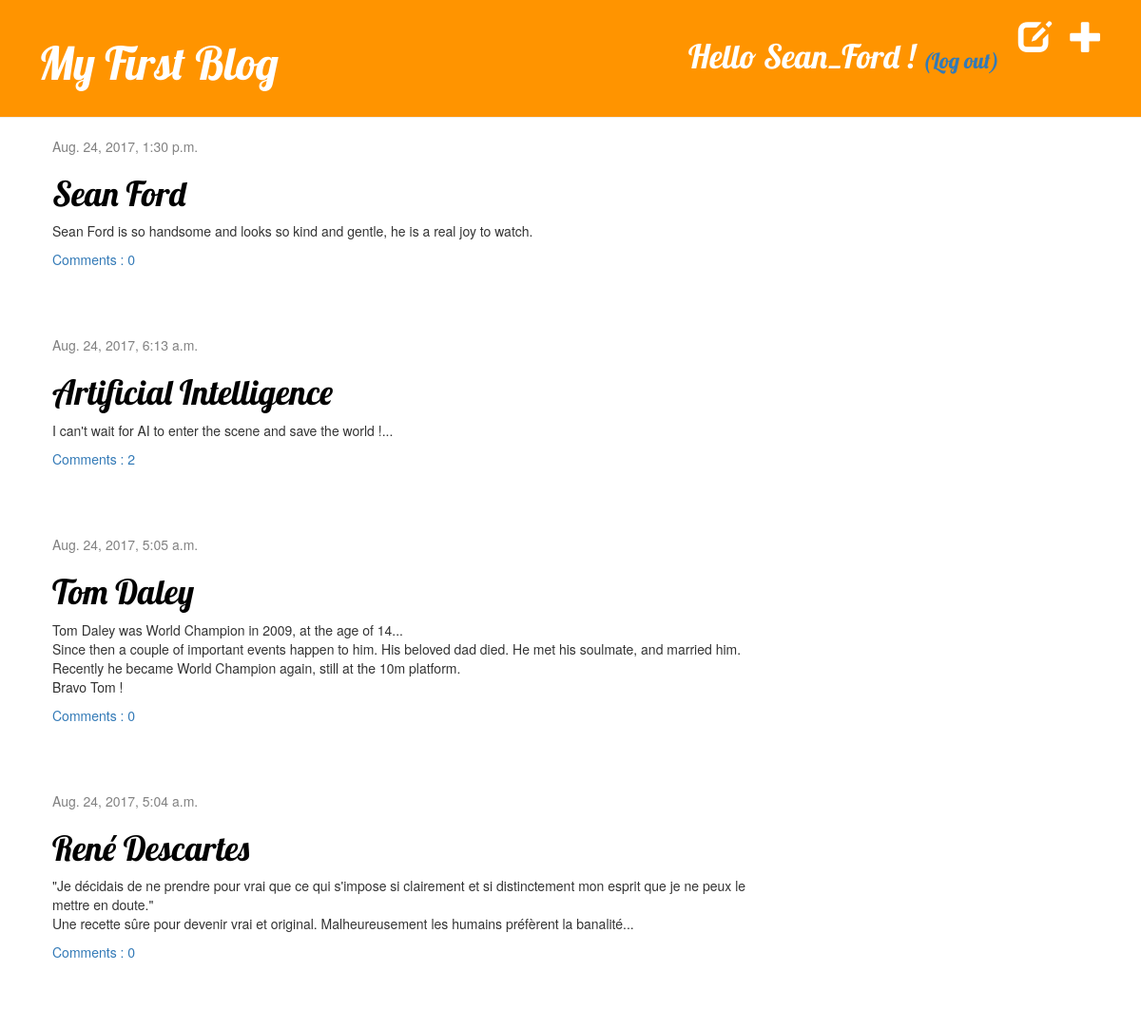
Screenshot of / (signed in) with the database file from the repository.
### blog/models.py (models this page shows, shortened)
class Post(models.Model) :
    author = models.ForeignKey('auth.User')
    title = models.CharField(max_length=200)
    text = models.TextField()
    created_date = models.DateTimeField(default=timezone.now)
    published_date = models.DateTimeField(blank=True, null=True)
    def approved_comments(self) :
        return self.comments.filter(approved_comment=True)

### blog/views.py (the view)
# urls.py: urlpatterns = [url(r'^$', views.post_list, name='post_list'),
def post_list(request) :
    unordered_posts = Post.objects.filter(published_date__lte=timezone.now())
    posts = unordered_posts.order_by('-published_date')
    return render(request, 'blog/post_list.html', {'posts': posts})

### blog/templates/blog/post_list.html
{% extends 'blog/base.html' %}
{% block content %}
	{% for post in posts %}
		<div class="post">
			<div class="date">
				{{ post.published_date }}
			</div>
			<h1><a href="{% url 'post_detail' pk=post.pk %}">  {{ post.title }}  </a></h1>
			<p>  {{ post.text|linebreaksbr }}  </p>
			<a href="{% url 'post_detail' pk=post.pk %}">  Comments : {{ post.approved_comments.count }}  </a>
		</div>
	{% endfor %}
{% endblock content %}

### blog/templates/blog/base.html (shortened to what this page needs)
{% load staticfiles %}
<html>
	<head>
        	<link rel="stylesheet" href="//maxcdn.bootstrapcdn.com/bootstrap/3.2.0/css/bootstrap.min.css">
        	<link rel="stylesheet" href="//maxcdn.bootstrapcdn.com/bootstrap/3.2.0/css/bootstrap-theme.min.css">
        	<link rel="stylesheet" href="{% static 'css/blog.css' %}">
    	</head>
    	<body>
    		<div class="page-header">
			{% if user.is_authenticated %}
    				<a href="{% url 'post_new' %}" class="top-menu"><span class="glyphicon glyphicon-plus"></span></a>
				<a href="{% url 'post_draft_list' %}" class="top-menu"><span class="glyphicon glyphicon-edit"></span></a>
				<h2 class="top-menu">  Hello {{ user.username }} !  <small><a href="{% url 'logout' %}">  (Log out)  </a></small></h2>
			{% else %}
            			<a href="{% url 'login' %}" class="top-menu"><span class="glyphicon glyphicon-lock"></span></a>
			{% endif %}
        		<h1><a href="/">  My First Blog  </a></h1>
    		</div>
    		<div class="content container">
        		<div class="row">
            			<div class="col-md-8">
            				{% block content %}
            				{% endblock %}
            			</div>
        		</div>
    		</div>
	</body>
</html>

### blog/static/css/blog.css (style rules this page uses)
h1 a { color: #FCA205 ; }
.page-header { background-color: #ff9400 ; margin-top: 0 ; padding: 20px 20px 20px 40px ; }
.page-header h1, .page-header h1 a, .page-header h1 a:visited, .page-header h1 a:active { color: #ffffff ; font-size: 36pt ; text-decoration: none ; }
.content { margin-left: 40px ; }
h1, h2, h3, h4 { font-family: 'Lobster', cursive ; }
.date { color: #828282 ; }
.top-menu, .top-menu:hover, .top-menu:visited { color: #ffffff ; float: right ; font-size: 26pt ; margin-right: 20px ; }
.post { margin-bottom: 70px ; }
.post h1 a, .post h1 a:visited { color: #000000 ; }

### rows the page displays
Post: published_date "Aug. 24, 2017, 1:30 p.m.", title "Sean Ford", text "Sean Ford is so handsome and looks so kind and gentle, he is a real joy to watch.", approved_comments.count "0"
Post: published_date "Aug. 24, 2017, 6:13 a.m.", title "Artificial Intelligence", text "I can't wait for AI to enter the scene and save the world !...", approved_comments.count "2"
Post: published_date "Aug. 24, 2017, 5:05 a.m.", title "Tom Daley", text "Tom Daley was World Champion in 2009, at the age of 14... Since then a couple of important events happen to him. His beloved dad died. He met his soulmate, and married him. Recently he became World Champion again, still at the 10m platform. Bravo Tom !", approved_comments.count "0"
Post: published_date "Aug. 24, 2017, 5:04 a.m.", title "René Descartes", text "\"Je décidais de ne prendre pour vrai que ce qui s'impose si clairement et si distinctement mon esprit que je ne peux le mettre en doute.\" Une recette sûre pour devenir vrai et original. Malheureusement les humains préfèrent la banalité...", approved_comments.count "0"

### other values shown
{{ user.username }} "Sean_Ford"
